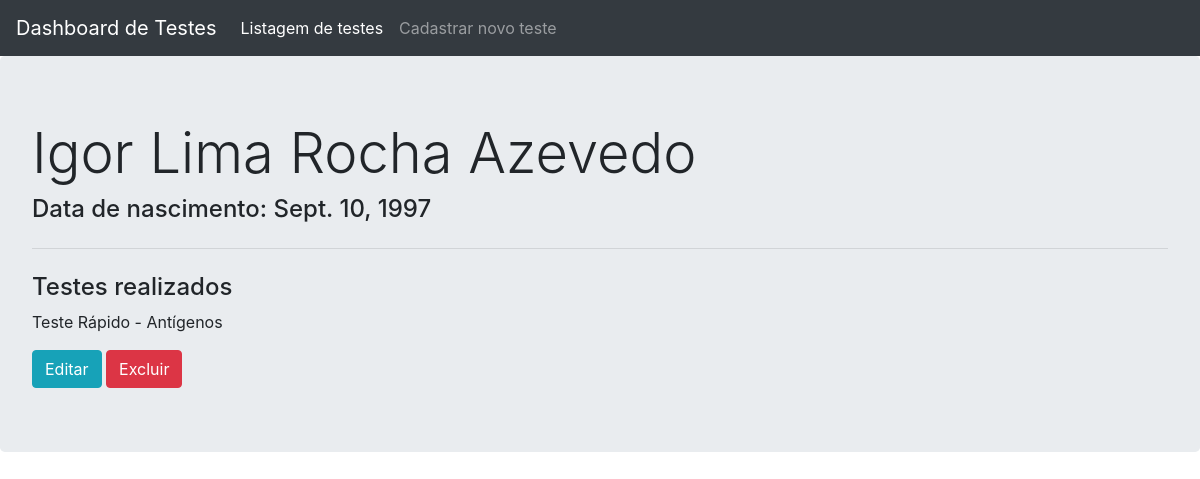
/users/1/, run on an earlier commit of the app's database.
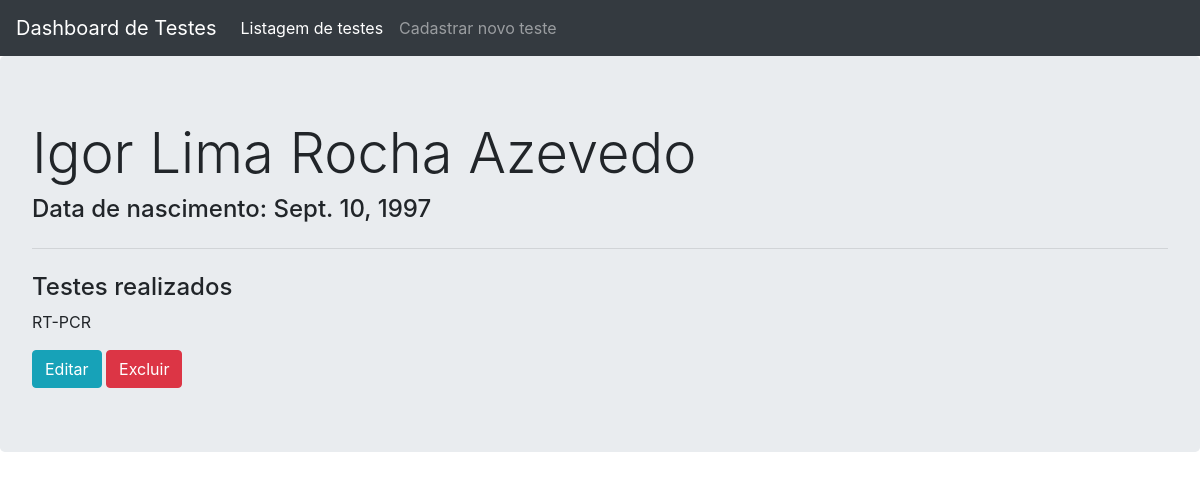
And on a later commit of the database.
### users/models.py (models this page shows, shortened)
class User(models.Model):
    name = models.CharField(max_length=200)
    born_date = models.DateField()
    test_type = models.ForeignKey(TestType, on_delete=models.CASCADE)

class TestType(models.Model):
    name = models.CharField(max_length=50, default='RT-PCR')
    def __str__(self):
        return self.name

### users/views.py (the view)
# urls.py: path('users/<int:pk>/', UserDetailView.as_view(), name='user_detail'),
class UserDetailView(DetailView):
    model = User
    template_name = 'user_detail.html'

### templates/user_detail.html
{% extends 'base.html' %}
{% block content %}
    <div class="jumbotron">
        <h1 class="display-4">{{ user.name }}</h1>
        <h4>Data de nascimento: {{user.born_date}}</h4>
        <hr class="my-4">
        <h4>Testes realizados</h4>
        <p>{{ user.test_type }}</p>
        <a href="{% url 'user_edit' user.id %}" class="btn btn-info">Editar</a>
        <a href="{% url 'user_delete' user.id %}" class="btn btn-danger   ">Excluir</a>
    </div>
{% endblock content %}

What changed in the data, as far as the page shows it:
changed User "Igor Lima Rocha Azevedo": test_type "Teste Rápido - Antígenos" → "RT-PCR"
